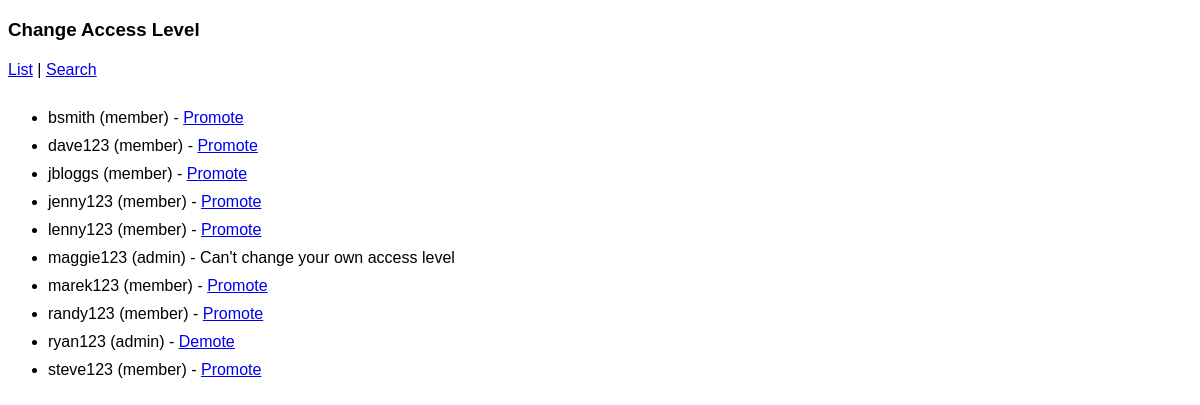
Page /change_access_level_form.php (signed in) on the committed database.
### tables this page shows
CREATE TABLE `user` (
  `username` varchar(20) NOT NULL,
  `password` varchar(255) NOT NULL,
  `real_name` varchar(100) DEFAULT NULL,
  `dob` date NOT NULL,
  `access_level` varchar(10) NOT NULL DEFAULT 'member'
);

### change_access_level_form.php (the view, shortened to what this page needs)
<?php
  require "db_connect.php";
?>
<!DOCTYPE html>
<html>
  <head>
    <link rel="stylesheet" type="text/css" href="forum_stylesheet.css" />
  </head>
  <body>
    <h3>Change Access Level</h3>
    <div style="margin: 20px 0 30px"><a href="list_threads.php">List</a> | <a href="search_threads.php">Search</a></div>
    <ul style="display: grid; gap: 10px;">
      <?php
        $result = $db->query("SELECT * FROM user");
        foreach($result as $row) {
          if ($_SESSION['username'] === $row['username']) {
            echo '<li>
            <span>' . htmlspecialchars($row['username']) . ' (' . htmlspecialchars($row['access_level']) . ')</span> -
            <span>Can\'t change your own access level</span>
            </li>';
          } else if ($row['access_level'] === "member") {
            echo '<li>
            <span>' . htmlspecialchars($row['username']) . ' (' . htmlspecialchars($row['access_level']) . ')</span> -
            <a href="change_access_level.php?username=' . htmlspecialchars($row['username']) . '">Promote</a>
            </li>';
          } else {
            echo '<li>
            <span>' . htmlspecialchars($row['username']) . ' (' . htmlspecialchars($row['access_level']) . ')</span> -
            <a href="change_access_level.php?username=' . htmlspecialchars($row['username']) . '">Demote</a>
            </li>';
          }
        }
      ?>
    </ul>
  </body>
</html>

### forum_stylesheet.css (style rules this page uses)
* { font-family: Arial; box-sizing: border-box; }

### rows in the picture
user: username "bsmith", access_level "member"
user: username "dave123", access_level "member"
user: username "jbloggs", access_level "member"
user: username "jenny123", access_level "member"
user: username "lenny123", access_level "member"
user: username "maggie123", access_level "admin"
user: username "marek123", access_level "member"
user: username "randy123", access_level "member"
user: username "ryan123", access_level "admin"
user: username "steve123", access_level "member"
